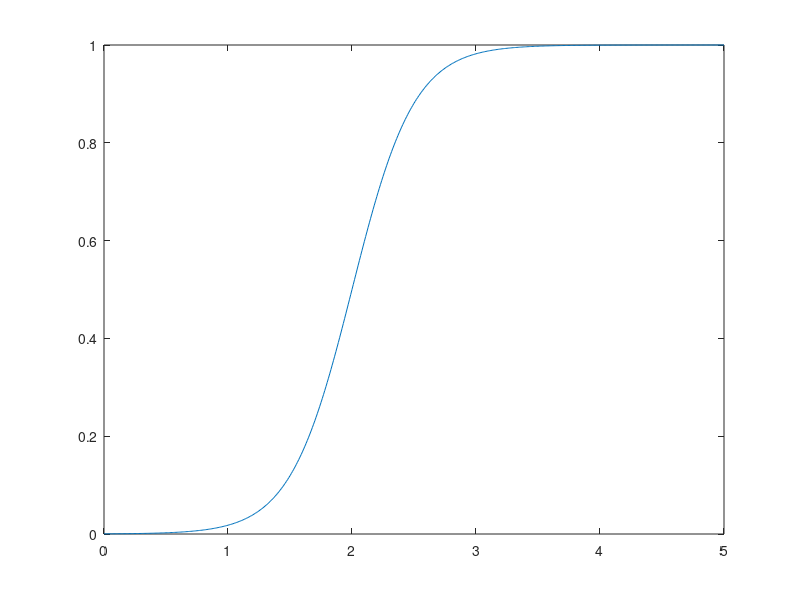

Source code (MATLAB):

t = 0 : 0.01 : 5;

eta_2 = 4;
eta_3 = 2;

f = 1 - (exp(-eta_2 * (t - eta_3))./(1 + exp(-eta_2 * (t - eta_3))) );


plot(t,f)
